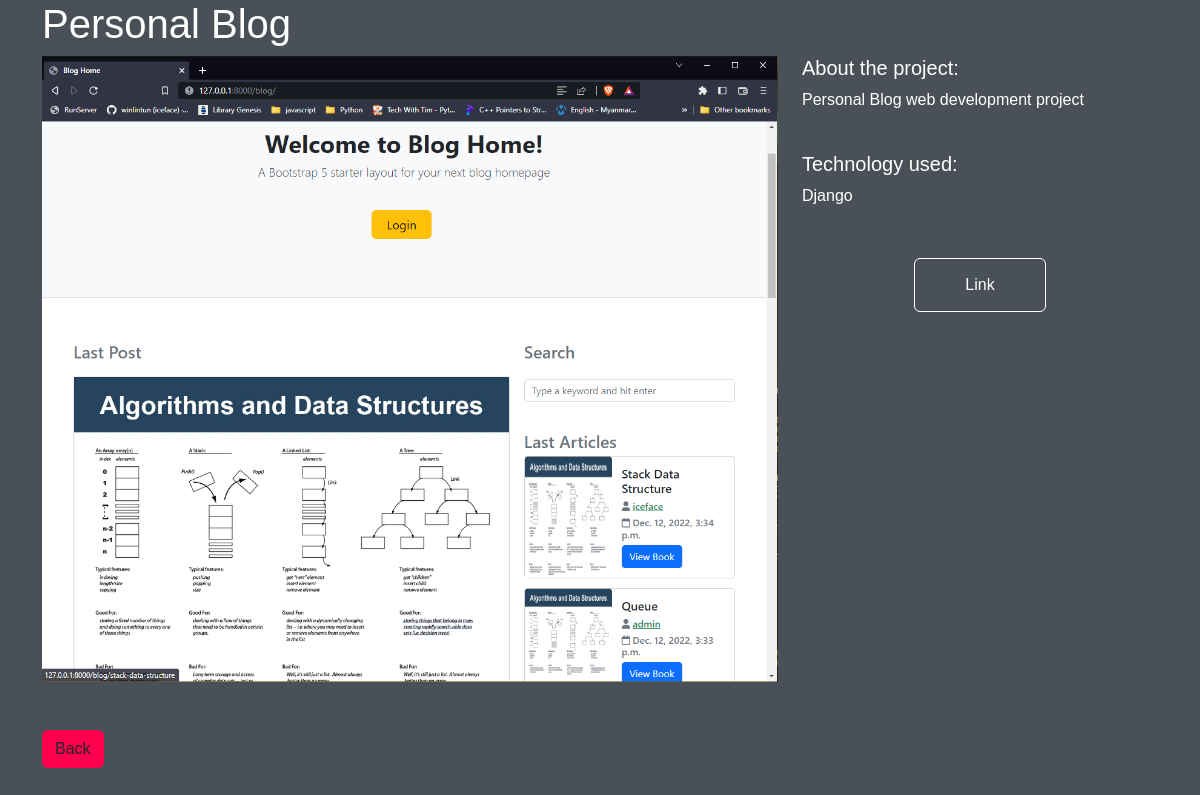
Page /2/ on the committed database.
### personal_portfolio/models.py (models this page shows, shortened)
class Project(models.Model):
	title = models.CharField(max_length=100)
	description = models.TextField()
	technology = models.CharField(max_length=20)
	image = models.ImageField(upload_to="img")
	link = models.CharField(max_length=2080, blank=True, null=True)

### personal_portfolio/views.py (the view)
# urls.py: path("<int:pk>/", views.ProjectDetailView.as_view(), name="detail"),
class ProjectDetailView(DetailView):
	template_name = "personal_portfolio/detail.html"
	queryset = Project.objects.all()

### personal_portfolio/templates/personal_portfolio/detail.html (shortened to what this page needs)
{% extends 'base.html' %}
{% block content %}
	<div class="container">
		<h1>{{ object.title}}</h1>
		<div class="row">
			<div class="col-md-8">
				<img src="{{ object.image.url }}" width="100%">
			</div>
			<div class="col-md-4">
				<h5>About the project:</h5>
				<p>{{ object.description }}</p>
				<br>
				<h5>Technology used:</h5>
				<p>{{ object.technology }}</p>
				<p><a href="{{ object.link }}" class="btn mybtn" target="_blank">Link</a></p>
			</div>
		</div>
		<div class="mt-5">
			<a href="{% url 'explorer' %}" class="btn btn-2">Back</a>
		</div>
	</div>
{% endblock %}

### static/css/main.css (style rules this page uses)
* { padding: 0; margin: 0; font-family: 'Popins', sans-serif; box-sizing: border-box; }
html { scroll-behavior: smooth; }
body { background-color: #495057; color: #fff; }
.mybtn { display: block; margin: 50px auto; width: fit-content; border: 1px solid white; padding: 14px 50px; border-radius: 6px; text-decoration: none; color: #fff; transition: background 0.5s; }
.btn-2 { display: inline-block; background-color: #ff004f; }

### rows in the picture
Project: title "Personal Blog", image (picture), description "Personal Blog web development project", technology "Django"
